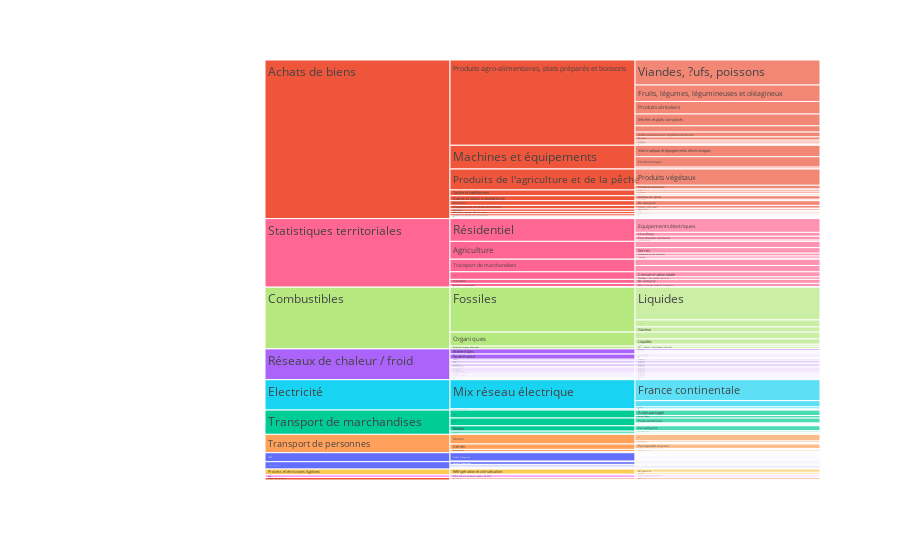

The notebook cell saved with this chart:
### Code cell
fig = px.icicle(categories_count, path=['category1', 'category2',"category3"], values='count',
                  color='category1')
fig.show()

### Figure 1 — Plotly figure (JSON) as saved in the notebook; plotly's stock layout.template omitted (floating-point values rounded to 4 significant figures; data arrays with more than 128 entries replaced by an {"elided": "..."} marker saying what was removed)
{"data": [{"branchvalues": "total", "customdata": {"elided": "280x1 str values"}, "domain": {"x": [0, 1], "y": [0, 1]}, "hovertemplate": "labels=%{label}<br>count=%{value}<br>parent=%{parent}<br>id=%{id}<br>category1=%{customdata[0]}<extra></extra>", "ids": {"elided": "280 str values"}, "labels": {"elided": "280 str values"}, "marker": {"colors": {"elided": "280 str values"}}, "name": "", "parents": {"elided": "280 str values"}, "type": "icicle", "values": {"elided": "280 int values"}}], "layout": {"legend": {"tracegroupgap": 0}, "margin": {"t": 60}}}
